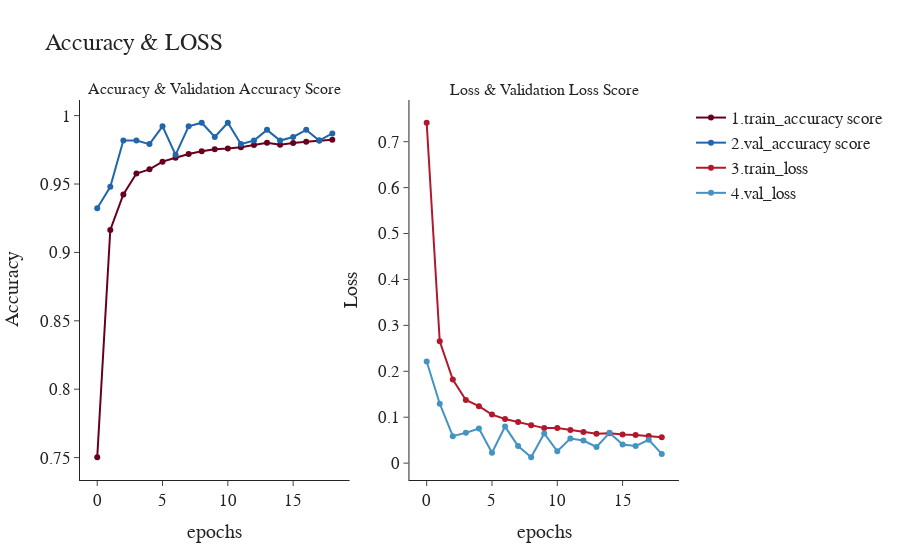

Notebook cell for this chart:
### Code cell
epoch = history.epoch

color = ['#67001f','#b2182b','#4393c3','#2166ac']

fig1 = go.Figure(data = [
    go.Line(x = epoch, y = history.history['accuracy'],line_color=color[0],name='1.train_accuracy score'),

    go.Line(x = epoch, y = history.history['val_accuracy'],line_color=color[3],name='2.val_accuracy score')
])

fig2 = go.Figure(data = [
    go.Line(x = epoch, y = history.history['loss'],line_color = color[1],name='3.train_loss'),

    go.Line(x = epoch, y = history.history['val_loss'], line_color = color[2],name='4.val_loss')
])

figures = [fig1,fig2]
title = ['Accuracy & Validation Accuracy Score','Loss & Validation Loss Score']
fig = make_subplots(cols=len(figures),
                   subplot_titles=(title[0], title[1]))

for i, figure in enumerate(figures):
    for trace in range(len(figure["data"])):
        fig.append_trace(figure["data"][trace], row=1, col=i+1)

fig.update_xaxes(title_text="epochs", row=1, col=1)
fig.update_xaxes(title_text="epochs", row=1, col=2)

fig.update_yaxes(title_text="Accuracy", row=1, col=1)
fig.update_yaxes(title_text="Loss", row=1, col=2)

fig.update_layout(template = "simple_white", title = 'Accuracy & LOSS',
                 font = dict(size=17, family = 'Franklin Gothic'))

### Figure 1 — Plotly figure (JSON) as saved in the notebook; plotly's stock layout.template omitted (floating-point values rounded to 4 significant figures)
{"data": [{"line": {"color": "#67001f"}, "name": "1.train_accuracy score", "x": [0, 1, 2, 3, 4, 5, 6, 7, 8, 9, 10, 11, 12, 13, 14, 15, 16, 17, 18], "y": [0.7502, 0.9164, 0.9424, 0.9576, 0.9607, 0.9664, 0.9692, 0.9719, 0.974, 0.9755, 0.976, 0.9769, 0.9786, 0.9802, 0.9787, 0.9801, 0.9808, 0.9818, 0.9824], "type": "scatter", "xaxis": "x", "yaxis": "y"}, {"line": {"color": "#2166ac"}, "name": "2.val_accuracy score", "x": [0, 1, 2, 3, 4, 5, 6, 7, 8, 9, 10, 11, 12, 13, 14, 15, 16, 17, 18], "y": [0.9323, 0.9479, 0.9818, 0.9818, 0.9792, 0.9922, 0.9714, 0.9922, 0.9948, 0.9844, 0.9948, 0.9792, 0.9818, 0.9896, 0.9818, 0.9844, 0.9896, 0.9818, 0.987], "type": "scatter", "xaxis": "x", "yaxis": "y"}, {"line": {"color": "#b2182b"}, "name": "3.train_loss", "x": [0, 1, 2, 3, 4, 5, 6, 7, 8, 9, 10, 11, 12, 13, 14, 15, 16, 17, 18], "y": [0.7412, 0.2653, 0.1819, 0.1374, 0.1241, 0.1057, 0.09629, 0.08957, 0.08255, 0.07626, 0.07655, 0.07212, 0.06779, 0.0642, 0.0653, 0.06239, 0.06135, 0.059, 0.05612], "type": "scatter", "xaxis": "x2", "yaxis": "y2"}, {"line": {"color": "#4393c3"}, "name": "4.val_loss", "x": [0, 1, 2, 3, 4, 5, 6, 7, 8, 9, 10, 11, 12, 13, 14, 15, 16, 17, 18], "y": [0.2212, 0.1294, 0.05879, 0.06595, 0.07529, 0.02256, 0.07961, 0.03718, 0.01281, 0.06472, 0.02591, 0.0534, 0.04926, 0.0353, 0.06603, 0.04054, 0.03714, 0.05091, 0.02008], "type": "scatter", "xaxis": "x2", "yaxis": "y2"}], "layout": {"xaxis": {"anchor": "y", "domain": [0.0, 0.45], "title": {"text": "epochs"}}, "yaxis": {"anchor": "x", "domain": [0.0, 1.0], "title": {"text": "Accuracy"}}, "xaxis2": {"anchor": "y2", "domain": [0.55, 1.0], "title": {"text": "epochs"}}, "yaxis2": {"anchor": "x2", "domain": [0.0, 1.0], "title": {"text": "Loss"}}, "annotations": [{"font": {"size": 16}, "showarrow": false, "text": "Accuracy & Validation Accuracy Score", "x": 0.225, "xanchor": "center", "xref": "paper", "y": 1.0, "yanchor": "bottom", "yref": "paper"}, {"font": {"size": 16}, "showarrow": false, "text": "Loss & Validation Loss Score", "x": 0.775, "xanchor": "center", "xref": "paper", "y": 1.0, "yanchor": "bottom", "yref": "paper"}], "font": {"size": 17, "family": "Franklin Gothic"}, "title": {"text": "Accuracy & LOSS"}}}
